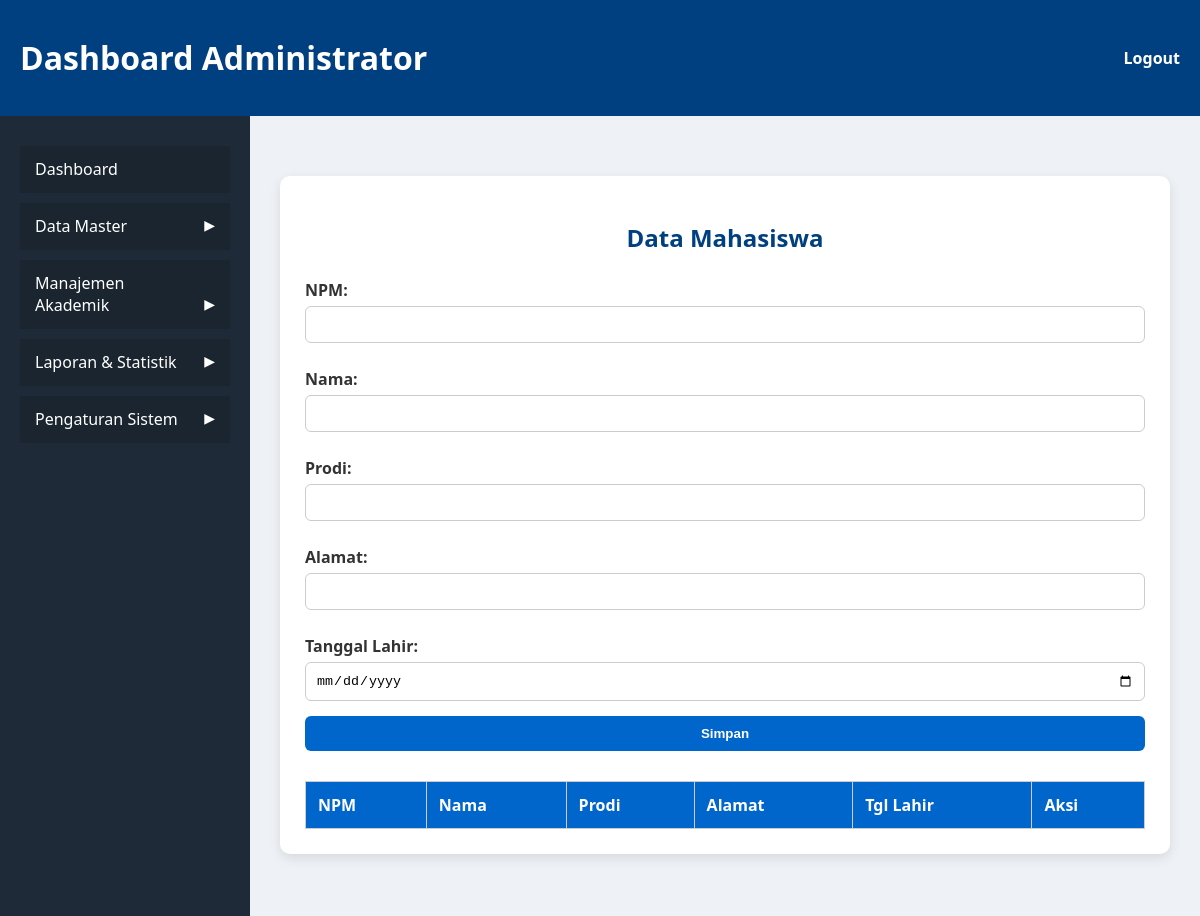
/pages/admin/mahasiswa.php (signed in), run on an earlier commit of the app's database.
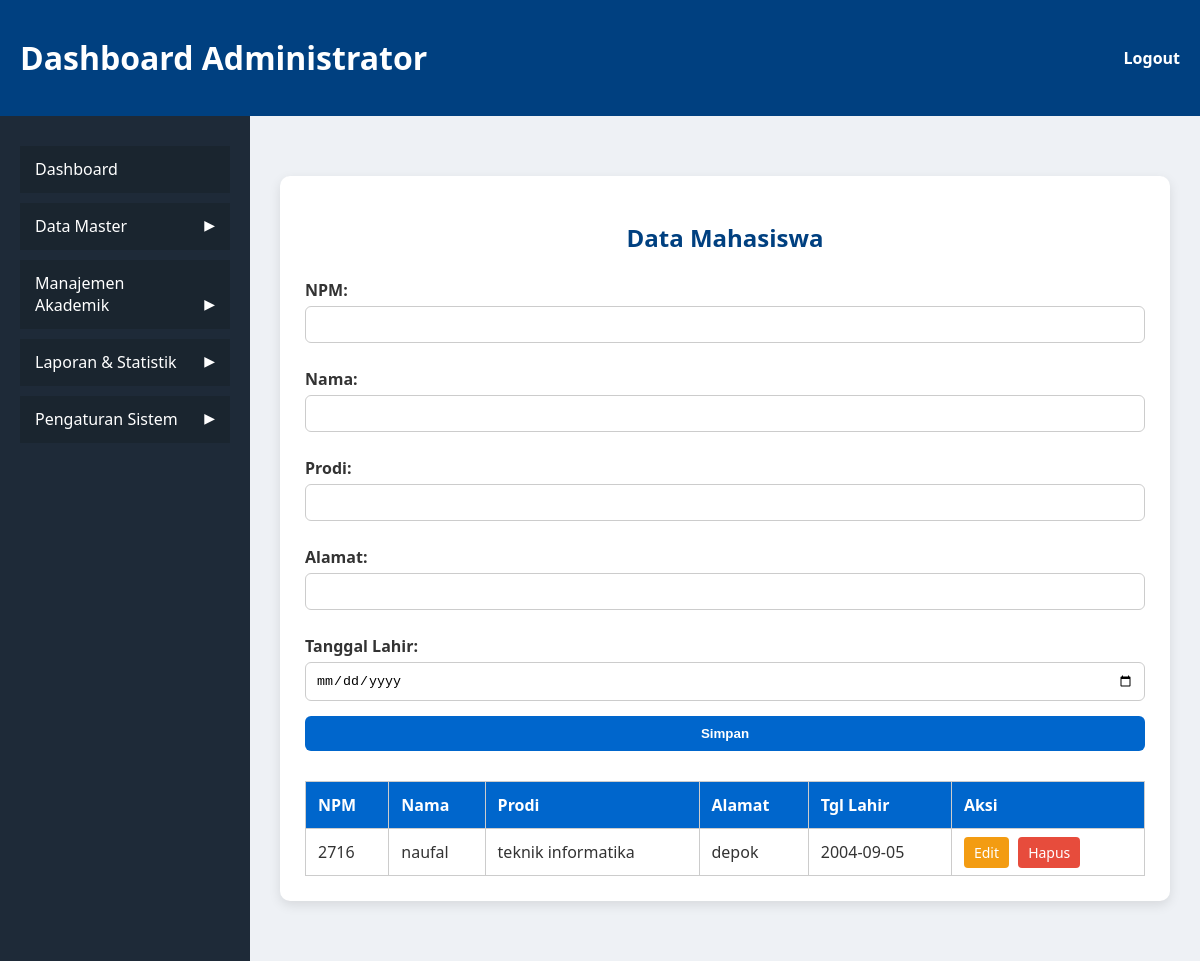
And on a later commit of the database.
### tables this page shows
CREATE TABLE IF NOT EXISTS `mahasiswa` (
  `npm` varchar(15) NOT NULL,
  `nama` varchar(100) DEFAULT NULL,
  `tgl_lahir` date DEFAULT NULL,
  `alamat` text DEFAULT NULL,
  `jenis_kelamin` enum('L','P') DEFAULT NULL,
  `prodi` varchar(100) DEFAULT NULL,
  `foto` varchar(255) DEFAULT NULL,
  PRIMARY KEY (`npm`)
);

### pages/admin/mahasiswa.php (the view, shortened to what this page needs)
<?php
include '../../includes/koneksi.php';
$npm = $nama = $prodi = $alamat = $tgl_lahir = "";
?>
<!DOCTYPE html>
<html lang="id">
<head>
    <link rel="stylesheet" href="../../assets/css/dashboard.css">
    <link rel="stylesheet" href="../../assets/css/mahasiswa.css">
</head>
<body>
<header class="sticky-header">
    <h1>Dashboard Administrator</h1>
    <nav>
        <a href="../../auth/logout.php">Logout</a>
    </nav>
</header>
<div class="main-wrapper">
    <aside class="sidebar sticky-sidebar">
        <ul class="sidebar-menu">
            <li class="dashboard"><a href="dashboard.php">Dashboard</a></li>
            <li class="dropdown" onclick="toggleDropdown(this)">
                <span>Data Master</span> <span class="arrow">&#9654;</span>
            </li>
            <li class="dropdown" onclick="toggleDropdown(this)">
                <span>Manajemen Akademik</span> <span class="arrow">&#9654;</span>
            </li>
            <li class="dropdown" onclick="toggleDropdown(this)">
                <span>Laporan & Statistik</span> <span class="arrow">&#9654;</span>
            </li>
            <li class="dropdown" onclick="toggleDropdown(this)">
                <span>Pengaturan Sistem</span> <span class="arrow">&#9654;</span>
            </li>
        </ul>
    </aside>
    <main class="content">
        <div class="container">
            <h2>Data Mahasiswa</h2>
            <form method="post" action="">
                <label>NPM:</label>
                <input type="text" name="npm" value="<?= htmlspecialchars($npm) ?>" <?= isset($_GET['edit']) ? 'readonly' : '' ?> required>
                <label>Nama:</label>
                <input type="text" name="nama" value="<?= htmlspecialchars($nama) ?>" required>
                <label>Prodi:</label>
                <input type="text" name="prodi" value="<?= htmlspecialchars($prodi) ?>" required>
                <label>Alamat:</label>
                <input type="text" name="alamat" value="<?= htmlspecialchars($alamat) ?>" required>
                <label>Tanggal Lahir:</label>
                <input type="date" name="tgl_lahir" value="<?= htmlspecialchars($tgl_lahir) ?>" required>
                <button type="submit" name="simpan">Simpan</button>
            </form>
            <table>
                <thead>
                    <tr>
                        <th>NPM</th>
                        <th>Nama</th>
                        <th>Prodi</th>
                        <th>Alamat</th>
                        <th>Tgl Lahir</th>
                        <th>Aksi</th>
                    </tr>
                </thead>
                <tbody>
                    <?php
                    $data = mysqli_query($conn, "SELECT * FROM mahasiswa ORDER BY npm ASC");
                    while ($row = mysqli_fetch_assoc($data)) {
                        echo "<tr>
                            <td>{$row['npm']}</td>
                            <td>{$row['nama']}</td>
                            <td>{$row['prodi']}</td>
                            <td>{$row['alamat']}</td>
                            <td>{$row['tgl_lahir']}</td>
                            <td>
                                <a href='?edit={$row['npm']}' class='edit-btn'>Edit</a>
                                <a href='?hapus={$row['npm']}' onclick='return confirm(\"Hapus data ini?\")' class='delete-btn'>Hapus</a>
                            </td>
                        </tr>";
                    }
                    ?>
                </tbody>
            </table>
        </div>
    </main>
</div>
</body>
</html>

### assets/css/dashboard.css (style rules this page uses)
body { margin: 0; font-family: 'Segoe UI', sans-serif; background-color: #1e2a38; color: #333; }
header { background-color: #004080; color: white; padding: 15px 20px; display: flex; justify-content: space-between; align-items: center; }
nav a { color: white; text-decoration: none; font-weight: bold; }
.main-wrapper { display: flex; min-height: 100vh; }
.sidebar { width: 250px; background-color: #1e2a38; color: white; padding: 20px; box-sizing: border-box; overflow-y: auto; flex-shrink: 0; }
.sidebar ul { list-style-type: none; padding-left: 0; }
.sidebar li { margin: 10px 0; }
.sidebar a { color: #ffffff; text-decoration: none; }
.content { flex: 1; padding: 30px; background-color: #eef1f5; overflow-y: auto; }
.sidebar-menu { list-style-type: none; padding: 0; margin: 0; }
.sidebar-menu li { padding: 12px 15px; padding-right: 35px; color: white; background-color: #1a252f; border-bottom: 1px solid #1a252f; cursor: pointer; position: relative; }
.sidebar-menu .arrow { position: absolute; right: 15px; font-size: 14px; transition: transform 0.2s; }
header.sticky-header { position: sticky; top: 0; background-color: #004080; color: white; padding: 15px 20px; display: flex; justify-content: space-between; align-items: center; z-index: 999; }
.sticky-sidebar { position: sticky; top: 70px; height: calc(100vh - 70px); overflow-y: auto; }

### assets/css/mahasiswa.css (style rules this page uses)
.container { max-width: 1000px; margin: 30px auto; background: #ffffff; padding: 25px; border-radius: 10px; box-shadow: 0 4px 12px rgba(0, 0, 0, 0.1); }
.container h2 { text-align: center; color: #004080; margin-bottom: 25px; }
form { margin-bottom: 30px; }
form label { display: block; margin: 10px 0 5px; font-weight: bold; color: #333; }
form input[type="text"], form input[type="date"] { width: 100%; padding: 10px; border-radius: 6px; border: 1px solid #ccc; box-sizing: border-box; margin-bottom: 15px; }
form button { background-color: #0066cc; color: white; border: none; padding: 10px 20px; border-radius: 6px; font-weight: bold; cursor: pointer; width: 100%; }
table { width: 100%; border-collapse: collapse; margin-top: 20px; }
thead { background-color: #0066cc; color: white; }
th, td { padding: 12px; border: 1px solid #ccc; text-align: left; }
.edit-btn, .delete-btn { padding: 6px 10px; border-radius: 4px; color: white; text-decoration: none; font-size: 14px; margin-right: 5px; }
.edit-btn { background-color: #f39c12; }
.delete-btn { background-color: #e74c3c; }

What changed in the data, as far as the page shows it:
added mahasiswa: npm "2716", nama "naufal", prodi "teknik informatika", alamat "depok", tgl_lahir "2004-09-05"
